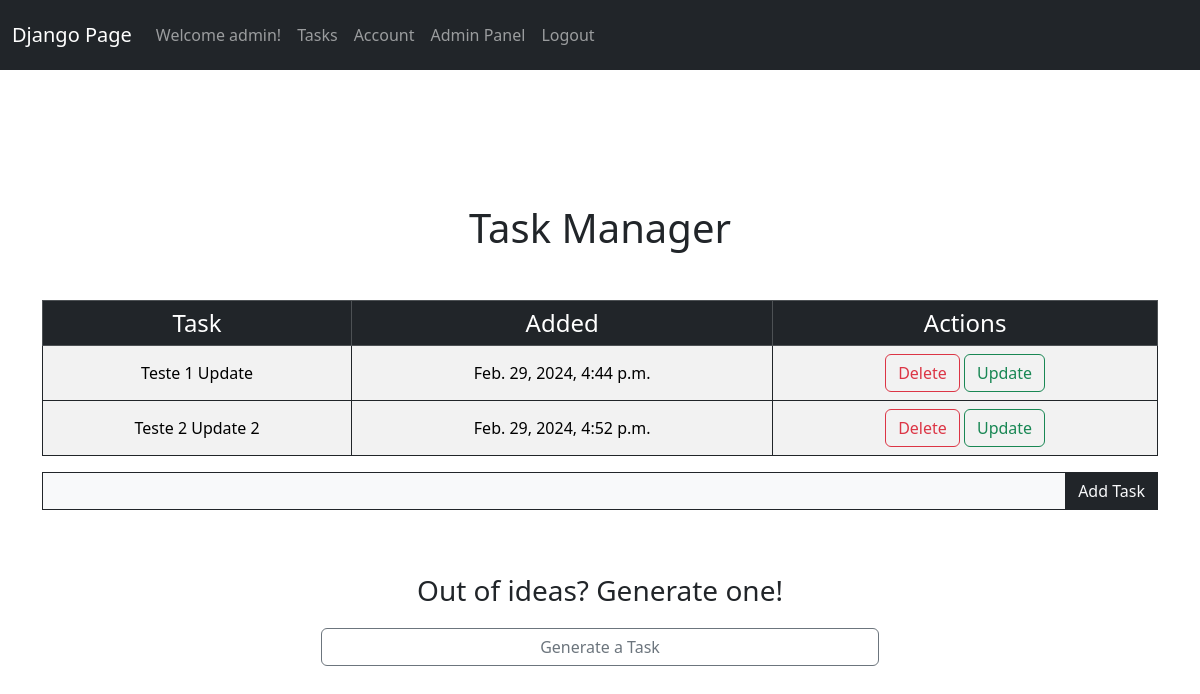
Before: /tasks/ (signed in) with the older database file.
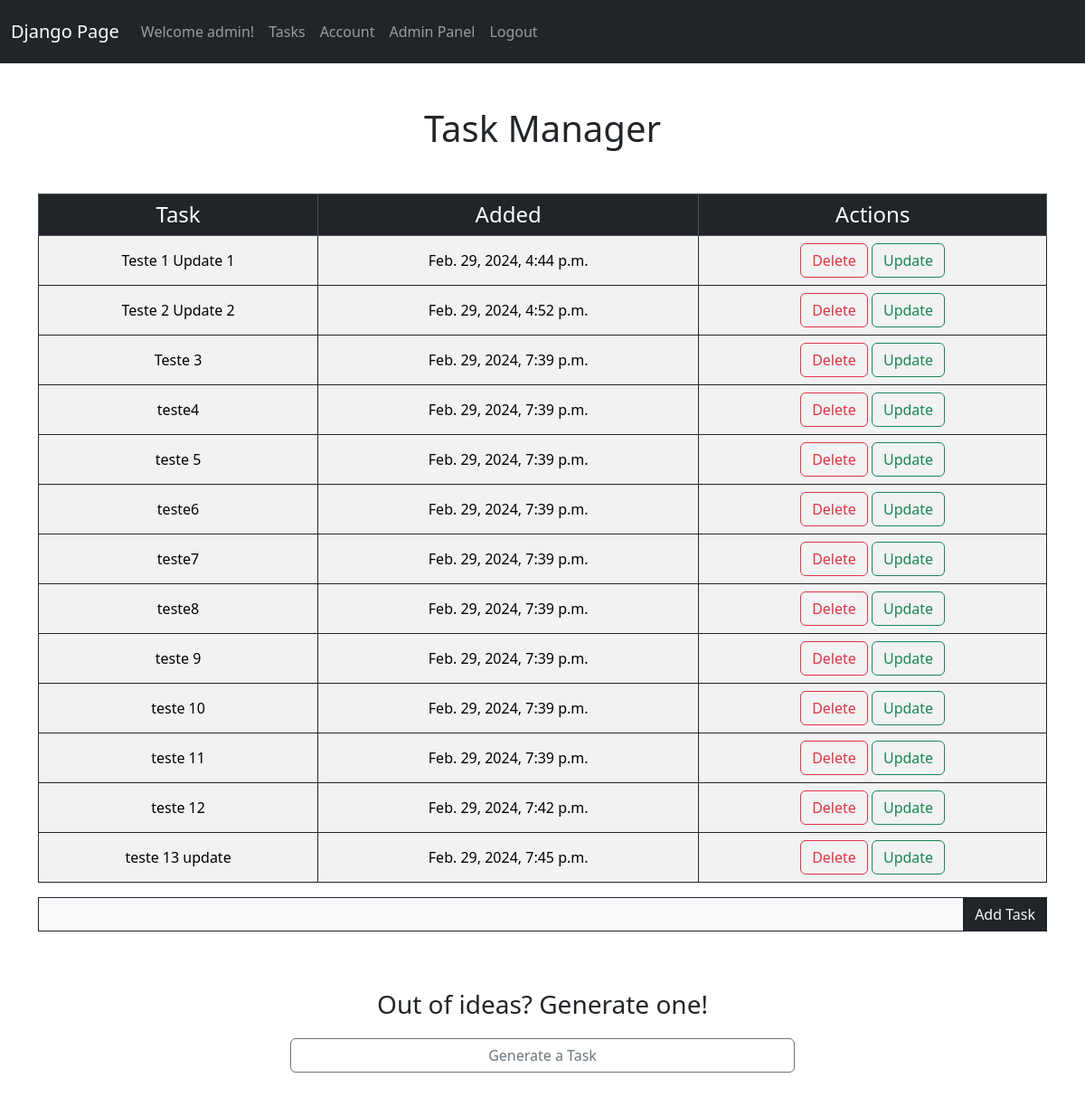
After: the same page with the newer database file.
### website/models.py (models this page shows)
class Task(models.Model):
    content = models.TextField(max_length=100)
    date_created = models.DateTimeField(default=now)
    user = models.ForeignKey(User, on_delete=models.CASCADE)

### website/views.py (the view)
# urls.py: path('tasks/', views.tasks, name='tasks'),
@login_required
def tasks(request):
    if request.method == 'POST':
        content = request.POST['content']
        user_id = request.user.id
        task = Task(content=content, user_id=user_id)
        task.save()
        return redirect('tasks')
    else:
        tasks = Task.objects.filter(user_id=request.user.id)
        return render(request, 'tasks.html', {'tasks': tasks})

### website/templates/tasks.html (shortened to what this page needs)
{% extends 'base.html' %}
{% block content %}
<div class="col-md-12">
    <h1 class="mb-5 mt-5 text-center text-dark">Task Manager</h1>
    {% if tasks|length < 1 %} <h1 class="text-center h3 mb-5">No tasks available. Create one below!</p>
        {% else %}
        <table class="table table-striped table-bordered table-hover ">
            <thead class="text-center table-dark">
                <tr>
                    <th class="h4" scope="col ">Task</th>
                    <th class="h4" scope="col">Added</th>
                    <th class="h4" scope="col">Actions</th>
                </tr>
            </thead>
            {% for task in tasks %}
            <tbody class="border-dark">
                <tr>
                    <td class="border-dark text-center align-middle">{{ task.content }}</td>
                    <td class="border-dark text-center align-middle">{{ task.date_created }}</td>
                    <td class="border-dark text-center">
                        <a class="btn btn-outline-danger" href="{% url 'delete_task' task.id %}">Delete</a>
                        <a class="btn btn-outline-success" href="{% url 'update_task' task.id %}">Update</a>
                    </td>
                </tr>
            </tbody>
            {% endfor %}
        </table>
        {% endif %}
        <form method="POST">
            <div class="input-group mb-3">
                <input class="form-control border-dark bg-light rounded-0 mb-5" type="text" name="content">
                <div class="input-group-append">
                    <input class="btn bg-dark text-light ml-1 rounded-0" type="submit" value="Add Task">
                </div>
            </div>
        </form>
        <div class="generate-container">
            <h1 class="text-center h3">Out of ideas? Generate one!</p>
                <a id="generate-button" class="btn btn-outline-secondary col-md-6"
                    href="{% url 'generate_task' %}">Generate a Task</a>
        </div>
</div>
{% endblock %}

Changed rows visible on the page:
changed Task: content "Teste 1 Update" → "Teste 1 Update 1"
added Task: content "Teste 3", date_created "Feb. 29, 2024, 7:39 p.m."
added Task: content "teste4", date_created "Feb. 29, 2024, 7:39 p.m."
added Task: content "teste 5", date_created "Feb. 29, 2024, 7:39 p.m."
added Task: content "teste6", date_created "Feb. 29, 2024, 7:39 p.m."
added Task: content "teste7", date_created "Feb. 29, 2024, 7:39 p.m."
added Task: content "teste8", date_created "Feb. 29, 2024, 7:39 p.m."
added Task: content "teste 9", date_created "Feb. 29, 2024, 7:39 p.m."
added Task: content "teste 10", date_created "Feb. 29, 2024, 7:39 p.m."
added Task: content "teste 11", date_created "Feb. 29, 2024, 7:39 p.m."
added Task: content "teste 12", date_created "Feb. 29, 2024, 7:42 p.m."
added Task: content "teste 13 update", date_created "Feb. 29, 2024, 7:45 p.m."
